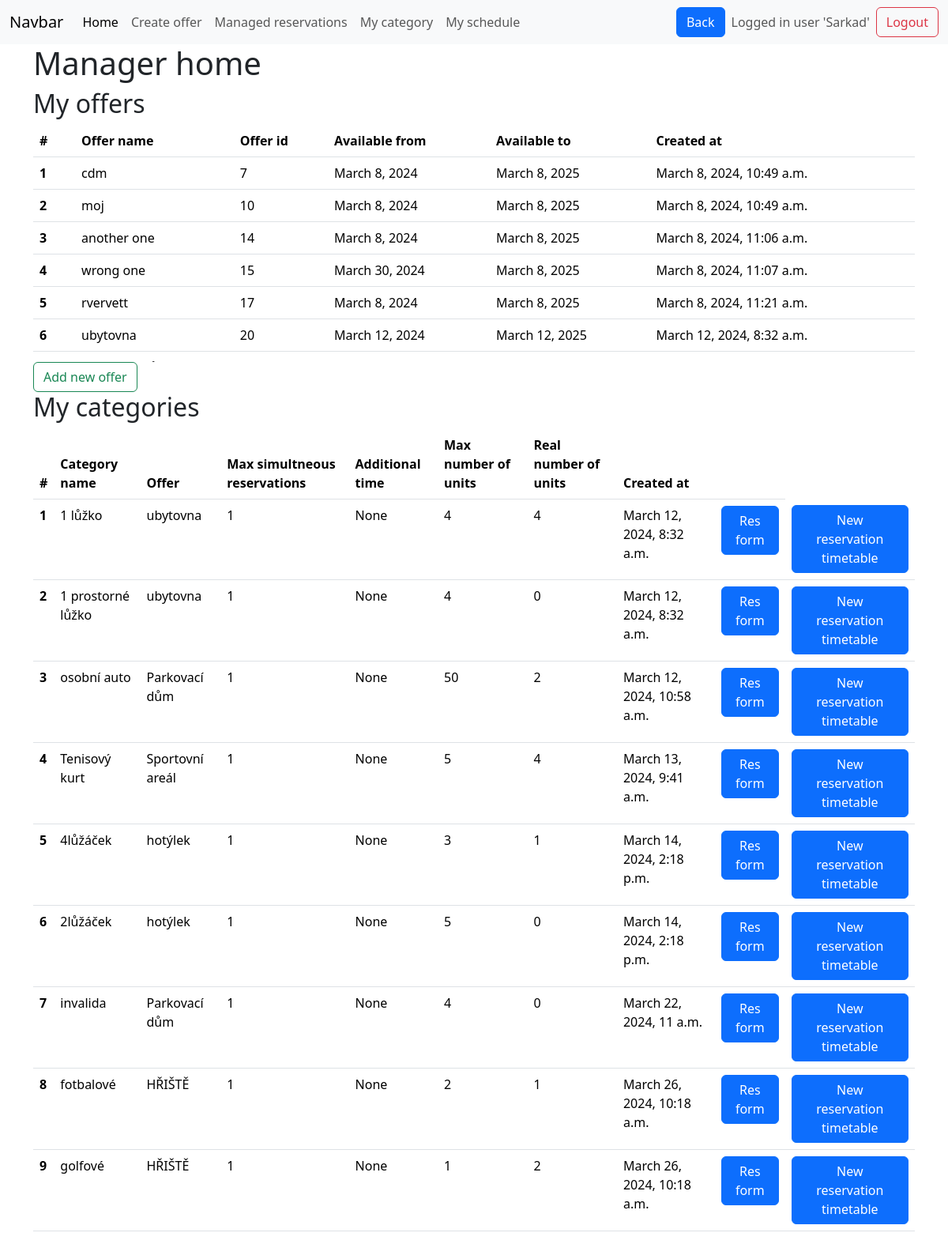
The app's page / (signed in) with its own data.
### base/models.py (models this page shows, shortened)
class Offer(models.Model):
    offer_name = models.CharField(max_length=50)
    available_from = models.DateField(null=True, blank=True)
    available_to = models.DateField(null=True, blank=True)
    created_at = models.DateTimeField(default=timezone.now)
    manager_of_this_offer = models.ForeignKey(
        User, on_delete=models.CASCADE, null=True, blank=True
    )
    def __str__(self):
        return self.offer_name  # rewrites Offer object (x) to its name in admi panel

class Category(models.Model):
    category_name = models.CharField(max_length=50)
    category_description = models.CharField(max_length=1000, null=True, blank=True)
    category_capacity = models.IntegerField(default=1)
    max_simultneous_reservations = models.IntegerField(default=1)
    additional_time = models.DurationField(null=True, blank=True)
    count_of_units = models.IntegerField(default=1)
    created_at = models.DateTimeField(default=timezone.now)
    belongs_to_offer = models.ForeignKey(Offer, on_delete=models.CASCADE)
    category_pricing = models.ForeignKey(Pricing, on_delete=models.CASCADE, null=True)
    def get_unit_count(self):
        return self.unit_set.count()

### base/views.py (the view)
# urls.py: path('',views.manager_home, name='manager_home' ),
@login_required  # If a user is not logged in, Django will redirect them to the login page.
def manager_home(request):
    offers = Offer.objects.filter(
        manager_of_this_offer=request.user
    )  # only offers of this user
    form = forms.ReservationForm()
    category_ids = offers.values_list(
        "category", flat=True
    ).distinct()  # only categories of this user
    categories = models.Category.objects.filter(id__in=category_ids)
    return render(
        request,
        "manager_home.html",
        context={
            "form": form,
            "offers": offers,
            "categories": categories,
        },
    )

### templates/manager_home.html (shortened to what this page needs)
{% extends 'main.html' %}
{% load crispy_forms_tags %}
{% load static %}
{% block content %}
<div class="container-md">
    <h1> Manager home </h1>
    <h2>My offers</h2>
    {% if offers %}
    <div class="table-responsive" style="max-height: 300px; overflow-y: auto;">
        <table class="table table-hover">
            <thead>
                <tr>
                    <th scope="col">#</th>
                    <th scope="col">Offer name</th>
                    <th scope="col">Offer id</th>
                    <th scope="col">Available from</th>
                    <th scope="col">Available to</th>
                    <th scope="col">Created at</th>
                </tr>
            </thead>
            <tbody>
                {% for offer in offers %}
                <tr class="clickable-row" onclick="location.href='{% url 'offer_detail' offer.id %}'"
                    style="cursor: pointer;" title="Click to view offer detail">
                    <th scope="row">{{ forloop.counter }}</th>
                    <td>{{ offer.offer_name }} </td>
                    <td>{{ offer.id }} </td>
                    <td>{{ offer.available_from }} </td>
                    <td>{{ offer.available_to }} </td>
                    <td>{{ offer.created_at }} </td>
                </tr>
                {% endfor %}
            </tbody>
        </table>
    </div>
    <a href="{% url 'create_offer' %}" class="btn btn-outline-success " id="addrow">Add new offer</a>
    {% else %}
    <p>You do not have any offers.<br>
        <a href="{% url 'create_offer' %}" class="btn btn-outline-success" id="addrow">Add new offer</a>
    </p>
    {% endif %}
    <h2>My categories</h2>
    {% if categories %}
    <table class="table table-hover">
        <thead>
            <tr>
                <th scope="col">#</th>
                <th scope="col">Category name</th>
                <th scope="col">Offer</th>
                <th scope="col">Max simultneous reservations</th>
                <th scope="col">Additional time</th>
                <th scope="col">Max number of units</th>
                <th scope="col">Real number of units</th>
                <th scope="col">Created at</th>
                <th scope="col"> </th>
            </tr>
        </thead>
        <tbody>
            {% for category in categories %}
            <tr class="clickable-row" style="cursor: pointer;" title="Click to edit category"
                onclick="location.href='{% url 'edit_category' category.belongs_to_offer.id category.id %}'">
                <th scope="row">{{ forloop.counter }}</th>
                <td>{{ category.category_name }} </td>
                <td>{{ category.belongs_to_offer }} </td>
                <td>{{ category.max_simultneous_reservations }} </td>
                <td>{{ category.additional_time }} </td>
                <td>{{ category.count_of_units }} </td>
                <td>{{ category.get_unit_count }} </td>
                <td>{{ category.created_at }} </td>
                <td> <button class="btn btn-primary btn-reservation-form"
                        data-offer-id="{{ category.belongs_to_offer.id }}" data-category-id="{{ category.id }}">Res
                        form</button>
                <td> <button class="btn btn-primary btn-reservation-calendar"
                        data-offer-id="{{ category.belongs_to_offer.id }}" data-category-id="{{ category.id }}">New
                        reservation timetable</button>
                </td>
            </tr>
            {% endfor %}
        </tbody>
    </table>
    {% else %}
    <p>You do not have any categories. You can create a new category in offer detail.<br>
    </p>
    {% endif %}
</div>
{% endblock %}

### templates/main.html (shortened to what this page needs)
<!DOCTYPE html>
<html>
<head>
    <link href="https://cdn.jsdelivr.net/npm/bootstrap@5.3.3/dist/css/bootstrap.min.css" rel="stylesheet"
>
</head>
<body>
    {% include 'navbar.html' %}
    {% block content %}
    {% endblock %}
</body>
</html>

### templates/navbar.html (shortened to what this page needs)
<nav class="navbar navbar-expand-lg bg-body-tertiary">
  <div class="container-fluid">
    <a class="navbar-brand" href="#">Navbar</a>
    <div class="collapse navbar-collapse" id="navbarSupportedContent">
      <ul class="navbar-nav me-auto mb-2 mb-lg-0">
        <li class="nav-item">
          <a class="nav-link active" aria-current="page" href="/manager_home">Home</a>
        </li>
        <li class="nav-item">
          <a class="nav-link" href="/create_offer">Create offer</a>
        </li>
        <li class="nav-item">
          <a class="nav-link" href="/managed_reservations">Managed reservations</a>
        </li>
        <li class="nav-item">
          <a class="nav-link" href="/my_schedule">My category</a>
        </li>
        <li class="nav-item">
          <a class="nav-link" href="/my_schedule">My schedule</a>
        </li>
      </ul>
      <button type="submit" class="btn btn-primary me-2" onclick="goBack()">Back</button>
       <div class="d-flex align-items-center">
        {% if request.user.is_authenticated %}
        <span class="navbar-text me-2"> Logged in user '{{ request.user.username | title }}'</span>
        <a class="btn btn-outline-danger" href="{% url 'logout' %}">Logout</a>
        {% else %}
        <a class="btn btn-outline-primary" href="{% url 'login' %}">Login</a>
        {% endif %}
      </div>
    </div>
    </div>
</nav>

### records on screen
Offer: offer_name "cdm", id "7", available_from "March 8, 2024", available_to "March 8, 2025", created_at "March 8, 2024, 10:49 a.m."
Offer: offer_name "moj", id "10", available_from "March 8, 2024", available_to "March 8, 2025", created_at "March 8, 2024, 10:49 a.m."
Offer: offer_name "another one", id "14", available_from "March 8, 2024", available_to "March 8, 2025", created_at "March 8, 2024, 11:06 a.m."
Offer: offer_name "wrong one", id "15", available_from "March 30, 2024", available_to "March 8, 2025", created_at "March 8, 2024, 11:07 a.m."
Offer: offer_name "rvervett", id "17", available_from "March 8, 2024", available_to "March 8, 2025", created_at "March 8, 2024, 11:21 a.m."
Offer: offer_name "ubytovna", id "20", available_from "March 12, 2024", available_to "March 12, 2025", created_at "March 12, 2024, 8:32 a.m."
Category: category_name "1 lůžko", belongs_to_offer "ubytovna", max_simultneous_reservations "1", additional_time "None", count_of_units "4", get_unit_count "4", created_at "March 12, 2024, 8:32 a.m."
Category: category_name "1 prostorné lůžko", belongs_to_offer "ubytovna", max_simultneous_reservations "1", additional_time "None", count_of_units "4", get_unit_count "0", created_at "March 12, 2024, 8:32 a.m."
Category: category_name "osobní auto", belongs_to_offer "Parkovací dům", max_simultneous_reservations "1", additional_time "None", count_of_units "50", get_unit_count "2", created_at "March 12, 2024, 10:58 a.m."
Category: category_name "Tenisový kurt", belongs_to_offer "Sportovní areál", max_simultneous_reservations "1", additional_time "None", count_of_units "5", get_unit_count "4", created_at "March 13, 2024, 9:41 a.m."
Category: category_name "4lůžáček", belongs_to_offer "hotýlek", max_simultneous_reservations "1", additional_time "None", count_of_units "3", get_unit_count "1", created_at "March 14, 2024, 2:18 p.m."
Category: category_name "2lůžáček", belongs_to_offer "hotýlek", max_simultneous_reservations "1", additional_time "None", count_of_units "5", get_unit_count "0", created_at "March 14, 2024, 2:18 p.m."
Category: category_name "invalida", belongs_to_offer "Parkovací dům", max_simultneous_reservations "1", additional_time "None", count_of_units "4", get_unit_count "0", created_at "March 22, 2024, 11 a.m."
Category: category_name "fotbalové", belongs_to_offer "HŘIŠTĚ", max_simultneous_reservations "1", additional_time "None", count_of_units "2", get_unit_count "1", created_at "March 26, 2024, 10:18 a.m."
Category: category_name "golfové", belongs_to_offer "HŘIŠTĚ", max_simultneous_reservations "1", additional_time "None", count_of_units "1", get_unit_count "2", created_at "March 26, 2024, 10:18 a.m."

### other values on screen
{{ request.user.username | title }} "Sarkad"
